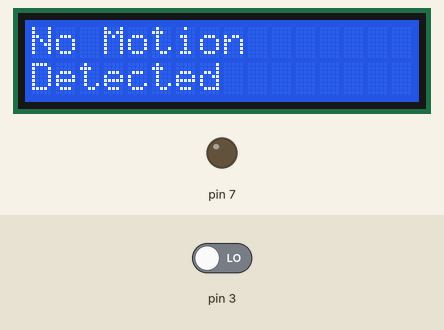
This sketch was run on a simulated Arduino Uno, built with avr-gcc and run on an emulated ATmega328P. Parts: 16×2 character LCD, output pins drawn as LEDs (lit = HIGH). The test bench sets the inputs (shaded band); at power-on: pin 3 LOW.

Above: at 1.2 s.
1.3 s: pin 3 driven HIGH
At 2.4 s:
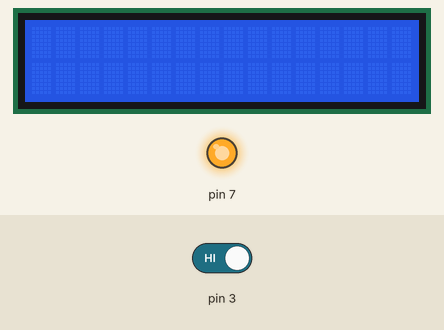
3.0 s: pin 3 driven LOW
At 3.4 s:
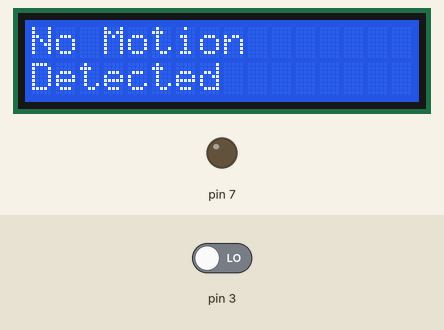
Timing chart, 0 to 6.0 s (numbered marks = the images above; inputs shaded):
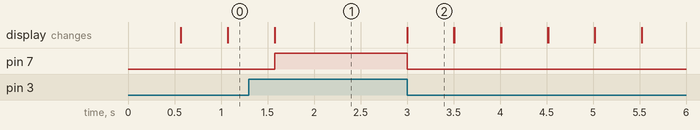

Measured:
- after the input at 1.3 s, pin 7: LOW → HIGH after 0.28 s
- after the input at 3.0 s, pin 7: HIGH → LOW at once; the display: changes at once (image 2)
- what the display in image 2 shows lasts 0.5 s, from 3.0 s to 3.5 s

The sketch:

summer_19_21.ino
```cpp
#include <LiquidCrystal.h>

LiquidCrystal lcd(13,12,11,10,9,8);

void setup(){
  lcd.begin(16,2);
  pinMode(7, OUTPUT);
  pinMode(3, INPUT);
}

void loop(){
 int a = digitalRead(3);
 if(a==1)
 {
   digitalWrite(7,1);
 }
  else
  {
    digitalWrite(7,0);
    lcd.print("No Motion");
    lcd.setCursor(0,1);
    lcd.print("Detected");
    delay(500);
    lcd.clear();
  }
}
```
